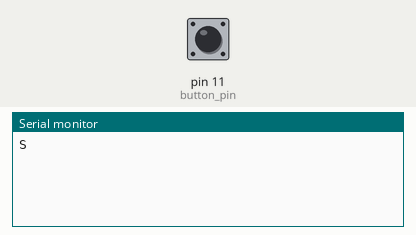
A sketch run on a simulated Arduino Uno, built with avr-gcc and run on an emulated ATmega328P. Shown: the last lines printed to the serial monitor. The inputs (shaded band) are chosen by the test bench; at power-on: pin 11 (button_pin) HIGH.

Above: at 1.2 s.
1.3 s: pin 11 (button_pin) pulled LOW for 0.15 s
At 1.51 s:
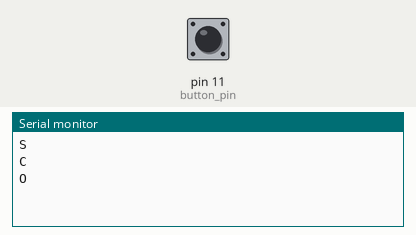
At 2.9 s:
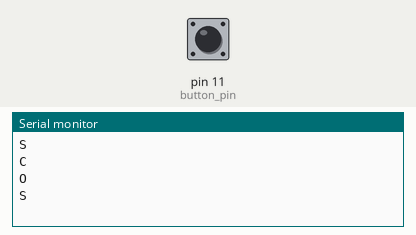

Measured:
- after the input at 1.3 s, the serial monitor: prints a new line after 0.10 s (image 1)

The sketch:

GetRemoteInput.ino
```cpp
int movement_switch_pin = 2;
int movement_x_pin = 0;
int movement_y_pin = 2;
int button_pin = 11;

int aim_switch_pin = 4;
int aim_x_pin = 3;
int aim_y_pin = 5;

int current = LOW;

int distance_to_up(int x, int y){
  return abs(x - 0) + abs(y - 510);
}

int distance_to_right(int x, int y){
  return abs(x - 510) + abs(y - 0);
}

int distance_to_left(int x, int y){
  return abs(x - 510) + abs(y - 1023);
}

int distance_to_down(int x, int y){
  return abs(x - 1023) + abs(y - 510);
}

int distance_to_center(int x, int y){
  return abs(x - 494) + abs(y - 510);
}

// up = (0, 510)
// right = (510, 0)
// left = (510, 1023)
// down = (1023, 510)
char distance_from_cords(int x, int y){
    int up = distance_to_up(x, y);
    int right = distance_to_right(x, y);
    int left = distance_to_left(x, y);
    int down = distance_to_down(x, y);
    int center = distance_to_center(x, y);

    int minVal = min(up, min(right, min(left, min(center, down))));

    if(minVal == up){
      return 'U';
    }else if(minVal == right){
      return 'R';
    }else if(minVal == left){
      return 'L';
    }else if(minVal == down){
      return 'D';
    }else{
      return 'C';
    }
}

// east(right), west(left), origin(center)
char horizontal_distance_from_cords(int x, int y){
    int right = distance_to_right(x, y);
    int left = distance_to_left(x, y);
    int center = distance_to_center(x, y);

    int minVal = min(right, min(left, center));

    if(minVal == right){
      return 'E';
    }else if(minVal == left){
      return 'W';
    }else{
      return 'O';
    }
}

boolean debounce_button(boolean last){
  int current = digitalRead(button_pin);
  if(current != last){
    delay(5);
    current = digitalRead(button_pin);
  }
  return current;
}


void setup() {
  // put your setup code here, to run once:
  Serial.begin(9600);
  pinMode(movement_switch_pin, INPUT);
  digitalWrite(movement_switch_pin, HIGH);

  pinMode(aim_switch_pin, INPUT);
  digitalWrite(aim_switch_pin, HIGH);

  pinMode(button_pin, INPUT);
}

void loop() {
  // put your main code here, to run repeatedly:
  int read_button = digitalRead(button_pin);
  int last_current = current;
  current = debounce_button(last_current);

  if(last_current == LOW && current == HIGH){
    Serial.println('S');
    while(current == HIGH){
      current = digitalRead(button_pin);
    }
    delay(100);
  }

  int move_x_pos = analogRead(movement_x_pin);
  int move_y_pos = analogRead(movement_y_pin);
  Serial.println(distance_from_cords(move_x_pos, move_y_pos));
  delay(100);

  int aim_x_pos = analogRead(aim_x_pin);
  int aim_y_pos = analogRead(aim_y_pin);
  Serial.println(horizontal_distance_from_cords(aim_x_pos, aim_y_pos));
  delay(100);
}
```
